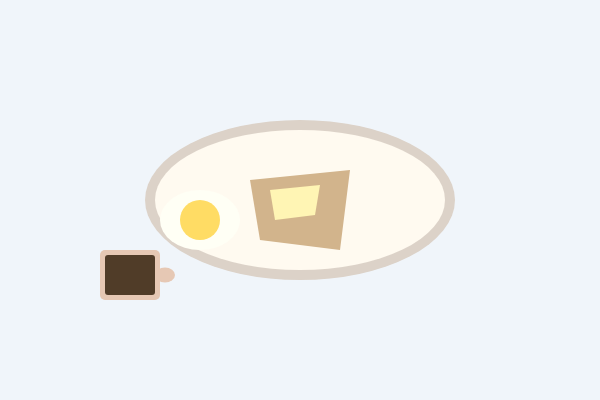
Frame 1 (no input)
Frame 60 (no input): identical to frame 1, image omitted
Frame 120 (the mouse pressed at the canvas centre since frame 60): identical to frame 1, image omitted

The p5.js sketch that drew this single still picture (run headless with seeded random() and noise() and a simulated clock; from frame 60 on, the mouse is pressed at the canvas centre):

// p5.js sketch
// ── sketch.js
function setup() {
    createCanvas(600, 400);
    noStroke();
}

function draw() {
    // Plate background
    background(240, 245, 250);
    
    // Plate
    fill(255, 250, 240);
    ellipse(300, 200, 300, 150);
    
    // Plate rim
    fill(220, 210, 200);
    ellipse(300, 200, 310, 160);
    fill(255, 250, 240);
    ellipse(300, 200, 290, 140);
    
    // Toast (main element)
    fill(210, 180, 140);
    quad(250, 180, 350, 170, 340, 250, 260, 240);
    
    // Butter on toast
    fill(255, 245, 180);
    quad(270, 190, 320, 185, 315, 215, 275, 220);
    
    // Egg white
    fill(255, 255, 245);
    ellipse(200, 220, 80, 60);
    
    // Egg yolk
    fill(255, 220, 100);
    ellipse(200, 220, 40, 40);
    
    // Coffee cup
    fill(230, 200, 180);
    rect(100, 250, 60, 50, 5);
    
    // Coffee
    fill(80, 60, 40);
    rect(105, 255, 50, 40, 3);
    
    // Cup handle
    fill(230, 200, 180);
    ellipse(165, 275, 20, 15);
}
